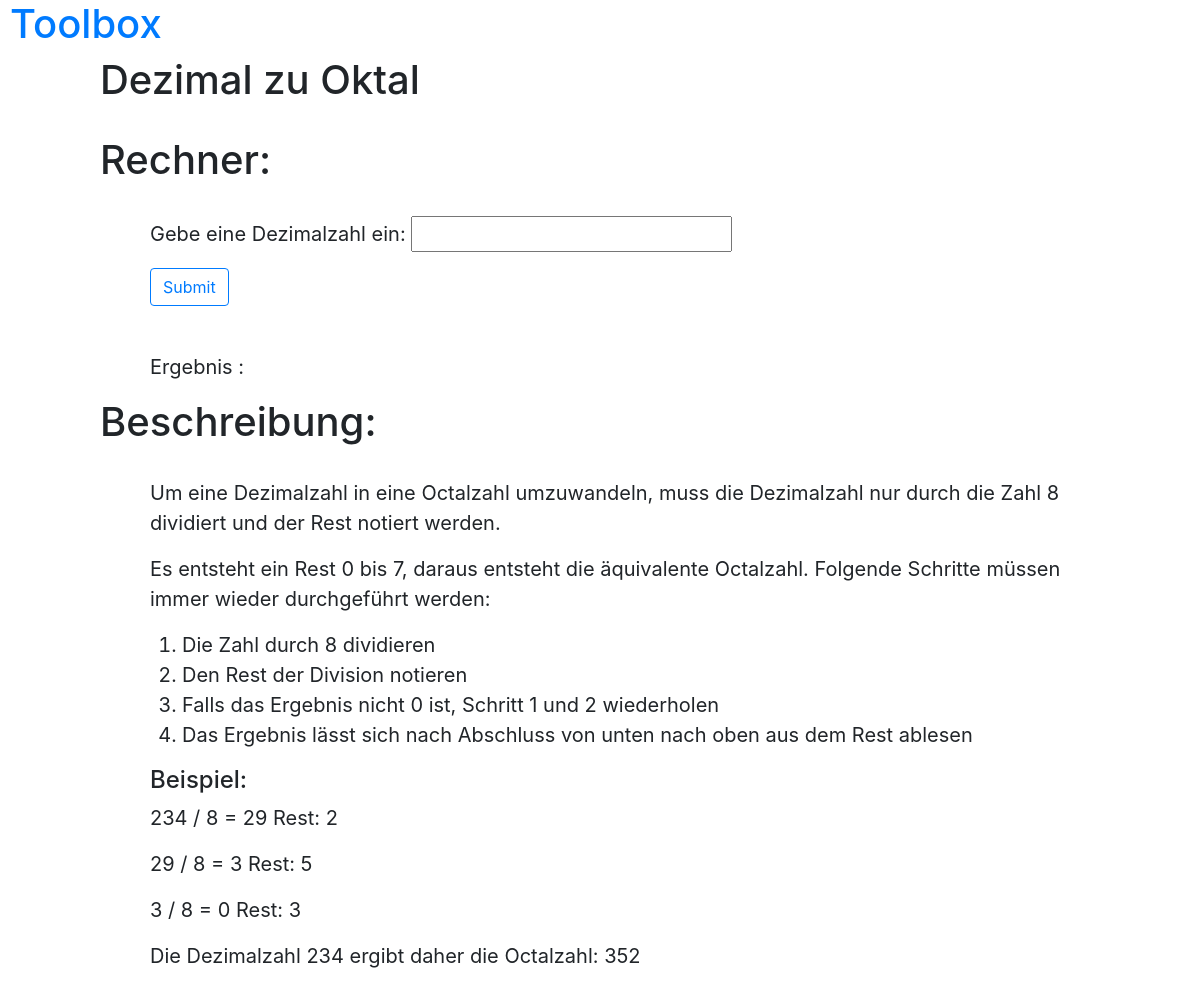
Page /4/ on the committed database.
### app/models.py (models this page shows)
class Application(models.Model):
    class Meta:
        verbose_name_plural = 'Applications'
    id = models.IntegerField(primary_key=True)
    name = models.CharField(max_length=30)
    description = models.CharField(max_length=300)
    function = models.CharField(max_length=500)
    template_text = models.CharField(max_length=500)
    input_anzahl = models.IntegerField()
    output_anzahl = models.IntegerField()
    error_message = models.CharField(max_length=100)

### app/views.py (the view)
# urls.py: path('<int:pk>/', manage_functions, name='manage'),
def manage_functions(request, pk=None):
    if pk:
        function = Application.objects.get(pk=pk)
    val = function.template_text.replace('{{ opci }}', '0').replace('{{ error }}', '')
    for i in range(1, function.output_anzahl + 1):
        val = val.replace('{{ ' + alphabet[i] + ' }}', '')
    return render(request, f'app/template.html',
                  {'page_title': f'{function.name}',
                   'id': f'{pk}',
                   'op': 0,
                   'templatecode': val,
                   'description': function.description,
                   })

### templates/app/template.html (shortened to what this page needs)
{% extends 'app/base.html' %}
{% load bootstrap4 %}
{% block content %}
    <h1 style="margin-left: 50px;">{{ page_title }}</h1><br>
    <h1 style="margin-left: 50px;">Rechner:</h1><br>
    <form action="results" method="post">
        <div style="margin-left: 100px; margin-right: 100px; font-size: 20px;">
            {{ templatecode |safe }}
        </div>
    </form>
    <h1 style="margin-left: 50px;">Beschreibung:</h1><br>
    <div style="margin-left: 100px; margin-right: 100px; font-size: 20px;">
        {{ description |safe }}
    </div>
{% endblock %}

### rows in the picture
Application: name "Dezimal zu Oktal", description "Um eine Dezimalzahl in eine Octalzahl umzuwandeln, muss die Dezimalzahl nur durch die Zahl 8 dividiert und der Rest notiert werden. Es entsteht ein Rest 0 bis 7, daraus entsteht die äquivalente Octalzahl. Folgende Schritte müssen immer wieder durchgeführt werden: Die Zahl durch 8 dividieren Den Rest der Division notieren Falls das Ergebnis nicht 0 ist, Schritt 1 und 2 wiederholen Das Ergebnis lässt sich nach Abschluss von unten nach oben aus dem Rest ablesen Beispiel: 234 / 8 = 29 Rest: 2 29 / 8 = 3 Rest: 5 3 / 8 = 0 Rest: 3 Die Dezimalzahl 234 ergibt daher die Octalzahl: 352"
